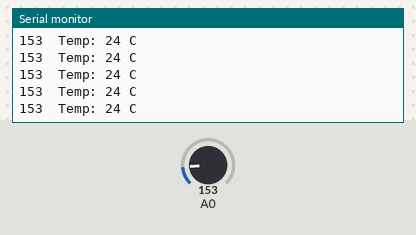
A sketch run on a simulated Arduino Uno, built with avr-gcc and run on an emulated ATmega328P. Parts: the last lines printed to the serial monitor. Inputs (shaded band) come from the test bench; at power-on: A0 = 153.

Above: at 1.2 s.
1.3 s: A0 set to 165
At 1.68 s:
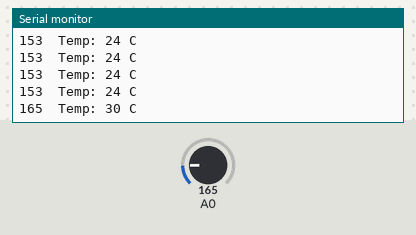
2.8 s: A0 set to 175
At 2.94 s:
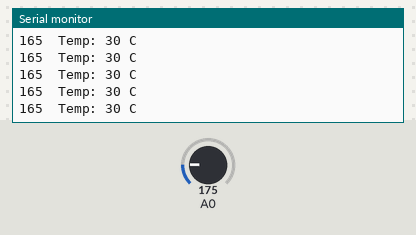
Timing chart, 0 to 5.8 s (numbered marks = the images above; inputs shaded):
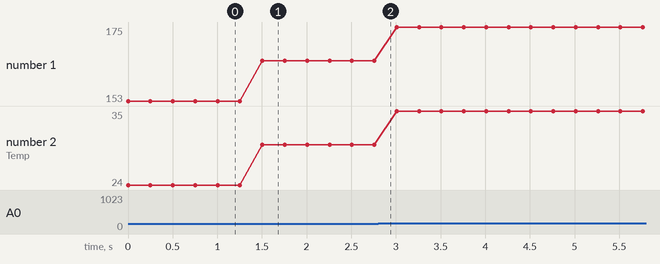

The sketch:

TMP36.ino
```cpp
// TMP36.ino
void setup()
{
  pinMode(A0, INPUT);
  Serial.begin(9600);
}

void loop()
{
  Serial.print(analogRead(A0));
  Serial.print("\tTemp: ");
  // 0-410 : 0-2 V -50-150°C TWP36-Output
  Serial.print(map(analogRead(A0),0,410,-50,150));
  Serial.println(" C");
  delay(250);
}
```

Measured:
- after the input at 1.3 s, the serial monitor: prints a new line after 0.20 s (image 1)
- plotted number 1: 153 → 165 after the input at 1.3 s, 165 → 175 after the input at 2.8 s
- plotted number 2: 24 → 30 after the input at 1.3 s, 30 → 35 after the input at 2.8 s
